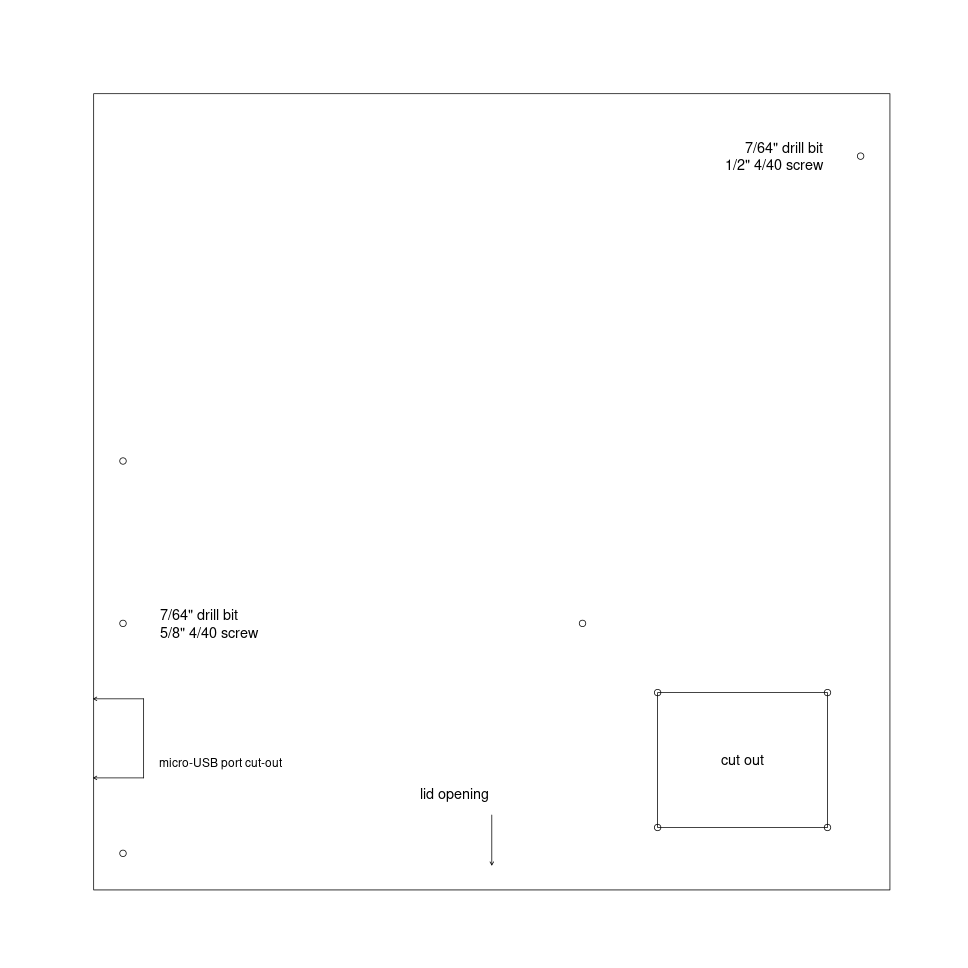

Recreate this plot in R.
## layout for screws for CO2 monitor

# box is 3 3/16 x 3 3/16 (inches)
# lcd display screw holes are at 75mm x 31mm
# ESP32 screw holes are at 1.8395" x 0.9205"
# micro-usb port is 0.3165" wide, centered on nano every
# senseair s8 opening is 0.68" wide x 0.54" wide

w <- (3 + 3/16)*1000
lmargin <- 750
tmargin <- 750

pdf("co2_monitor_drill_template.pdf", height=11, width=8.5)
par(bty="n", mar=rep(0,4), oma=rep(0,4))

plot(0,0,xlim=c(0,8500), ylim=c(11000,0), xaxs="i", yaxs="i",
     xaxt="n", yaxt="n", xlab="", ylab="", type="n")


make_drill_template <- function(lmargin, tmargin) {

    # box
    rect(lmargin, tmargin, w+lmargin, w+tmargin, col=NA, border="black")

    # screws for LCD display
    led_width <- (75/25.4)*1000
    left <- w/2 - led_width/2 + lmargin
    right <- w/2 + led_width/2 + lmargin
    top <- tmargin+ 250
    bottom <- top + (31/25.4)*1000

    points(c(left, right), c(bottom, top), cex=0.6)

    text(right-150, top, '7/64" drill bit\n1/2" 4/40 screw',
         cex=0.6, adj=c(1, 0.5))


    # screws for esp32
    esp32_width <- 1.8395*1000
    esp32_height <- 0.9205*1000
    top <- bottom + 650
    bottom <- top+esp32_height
    right <- left+esp32_width

    points(c(left, left, right), c(top, bottom, top), cex=0.6)

    text(left+150, top, '7/64" drill bit\n5/8" 4/40 screw',
         cex=0.6, adj=c(0, 0.5))

    # where to cut for the usb-mini port
    usb_height <- 316.5
    esp32_center <- top + esp32_height/2
    arrows(rep(lmargin+200,2), esp32_center+c(-1,1)*usb_height/2,
           rep(lmargin,2), esp32_center+c(-1,1)*usb_height/2, len=0.05)
    segments(lmargin+200, esp32_center-usb_height/2,
             lmargin+200, esp32_center+usb_height/2)
    text(lmargin+260, esp32_center+usb_height/2-60,
         "micro-USB port cut-out", cex=0.5, adj=c(0,0.5))

    # opening for senseair s8
    s8_width <- 680
    s8_height <- 540

    bottom <- tmargin + w - 250
    right <- lmargin + w - 250
    top <- bottom - s8_height
    left <- right - s8_width
    rect(left, top, right, bottom, col=NA, border="black")
    points(c(left, left, right, right), c(top, bottom, top, bottom), cex=0.6)
    text((left+right)/2, (top+bottom)/2, "cut out", cex=0.6)

    # arrow pointing to lid opening
    arrows(lmargin + w/2, tmargin+w-300, lmargin+w/2, tmargin+w-100, len=0.05)
    text(lmargin+w/2-150, tmargin+w-380, "lid opening", cex=0.6)

}

make_drill_template(lmargin, tmargin)

make_drill_template(lmargin, tmargin*4/3+w)

make_drill_template(lmargin*4/3+w, tmargin)

make_drill_template(lmargin*4/3+w, tmargin*4/3+w)



dev.off()


# create PNG for the README

png("co2_monitor_drill_template.png", height=(4250-750/2)/4, width=(4250-750/2)/4)
par(bty="n", mar=rep(0,4), oma=rep(0,4), cex=2)

plot(0,0,xlim=c(0,4250-750/2), ylim=c(4250-750/2,0), xaxs="i", yaxs="i",
     xaxt="n", yaxt="n", xlab="", ylab="", type="n")

make_drill_template(lmargin/2, tmargin/2)

dev.off()
